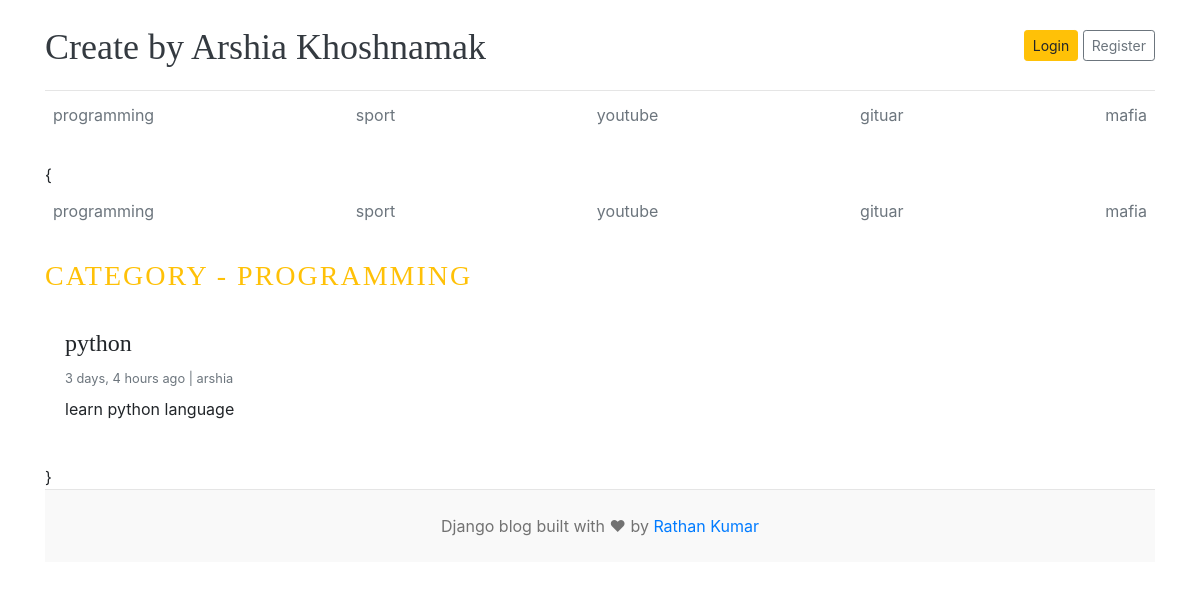
Screenshot of /category/3/ with the database file from the repository.
### blogs/models.py (models this page shows, shortened)
class Category(models.Model):
    name=models.CharField(max_length=50,unique=True)
    created_at=models.DateTimeField(auto_now_add=True)
    updated_at=models.DateTimeField(auto_now=True)
    class Meta:
        verbose_name_plural = "categories"
    def __str__(self):
        return self.name

class Blog(models.Model):
    title=models.CharField(max_length=100)
    slug=models.SlugField(max_length=150,unique=True,blank=True)
    category=models.ForeignKey(Category,on_delete=models.CASCADE)
    author=models.ForeignKey(User,on_delete=models.CASCADE)
    featured_image=models.ImageField(upload_to="uploads/%Y/%m/%d")
    short_description=models.TextField(max_length=500)
    blog_body=models.TextField(max_length=2000)
    status=models.CharField(max_length=20,choices=STATUS,default="Draft")
    is_featured=models.BooleanField(default=False)
    created_at=models.DateTimeField(auto_now_add=True)
    updated_at=models.DateTimeField(auto_now=True)

### blogs/views.py (the view)
# urls.py: path("<int:category_id>/",views.posts_by_category,name="posts_by_category")
def posts_by_category(request,category_id):
    posts=Blog.objects.filter(status="Published",category=category_id)
    category=get_object_or_404(Category,pk=category_id)
    context={"posts": posts,
             "category":category}
    return render(request,"posts_by_category.html",context)

### blogs/context_processor.py (called while the page is built)
def get_categories(request):
    categories=Category.objects.all()
    return dict(categories=categories)

### templates/posts_by_category.html (shortened to what this page needs)
{% extends 'base.html' %}
{% block content %}
    <div class="nav-scroller py-1 mb-4">
        <nav class="nav d-flex justify-content-between">
            {% for cat in categories %}
                <a class="p-2 text-muted" href="#">{{ cat.name }}</a>
            {% endfor %}
        </nav>
    </div>
    <h3 class="text-uppercase text-warning mb-3" style="letter-spacing:2px;">
        Category - {{ category }}
    </h3>
    <div class="row">
        {% if posts %}
        {% for post in posts %}
            <div class="col-md-6 mb-4">
                <div class="card border-0">
                    <div class="card-body">
                        <h4>{{ post.title }}</h4>
                        <small class="text-muted">
                            {{ post.created_at|timesince }} ago | {{ post.author }}
                        </small>
                        <p class="card-text mt-2">
                            {{ post.short_description }}
                        </p>
                    </div>
                </div>
            </div>
        {% endfor %}
        {% else %}
            <p>No posts found.</p>
        {% endif %}
    </div>
{% endblock %}

### templates/base.html (shortened to what this page needs)
{% load static %}
<!DOCTYPE html>
<html lang="en">
<head>
    <link href="https://getbootstrap.com/docs/4.0/dist/css/bootstrap.min.css" rel="stylesheet">
    <link href="{% static 'css/blog.css' %}" rel="stylesheet">
</head>
<body>
<div class="container">
    <header class="blog-header py-3">
        <div class="row flex-nowrap justify-content-between align-items-center">
            <div class="col-8 pt-1">
                <a class="blog-header-logo text-dark" href="/">Create by Arshia Khoshnamak</a>
            </div>
            <div class="col-4 d-flex justify-content-end align-items-center">
                <a class="btn btn-sm btn-warning" href="#">Login</a>
                <a class="btn btn-sm btn-outline-secondary" href="#">Register</a>
            </div>
        </div>
    </header>
        <div class="nav-scroller py-1 mb-4">
        <nav class="nav d-flex justify-content-between">
            {% for cat in categories %}
                <a class="p-2 text-muted" href="{% url "posts_by_category" cat.id%}">{{ cat.name }}</a>
            {% endfor %}
        </nav>
    </div>
{{% block content %}
{% endblock  %}}
<footer class="blog-footer text-center py-4">
    <p>Django blog built with ❤ by <a href="#">Rathan Kumar</a></p>
</footer>
</body>
</html>

### blog/static/css/blog.css (style rules this page uses)
.blog-header { border-bottom: 1px solid #e5e5e5; }
.blog-header-logo { font-family: "Playfair Display", Georgia, "Times New Roman", serif; font-size: 2.25rem; }
h1, h2, h3, h4, h5, h6 { font-family: "Playfair Display", Georgia, "Times New Roman", serif; }
.blog-footer { padding: 2.5rem 0; color: #727272; text-align: center; background-color: #f9f9f9; border-top: .05rem solid #e5e5e5; }
.blog-footer p:last-child { margin-bottom: 0; }

### rows the page displays
Category: name "programming", name "PROGRAMMING"
Category: name "sport"
Category: name "youtube"
Category: name "gituar"
Category: name "mafia"
Blog: title "python", created_at "3 days, 4 hours", author "arshia", short_description "learn python language"
